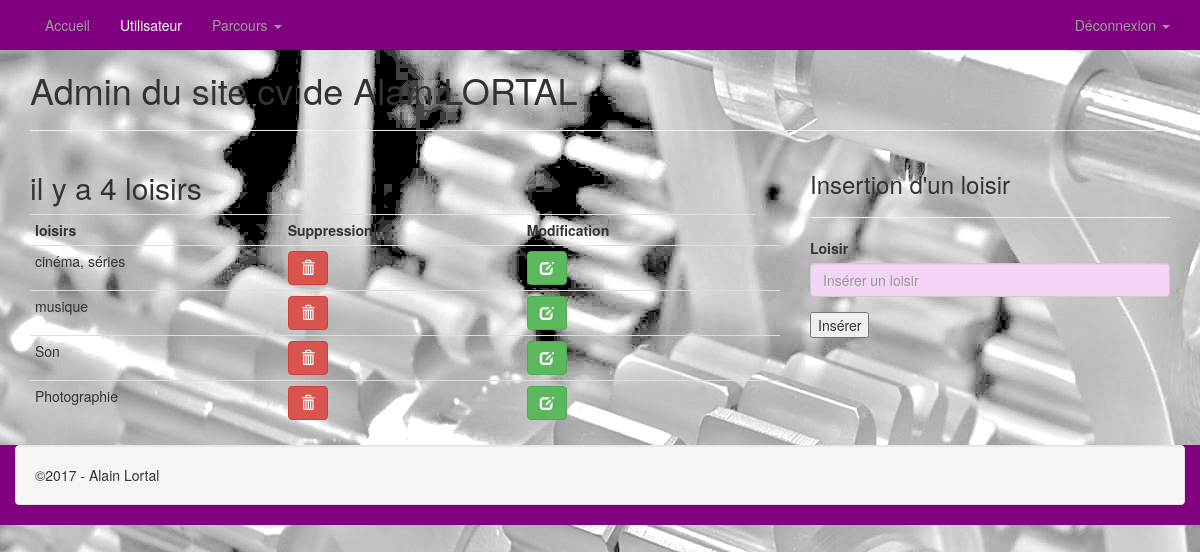
The page /admin/loisirs.php (signed in) on the database its author committed.
### tables this page shows
CREATE TABLE `t_utilisateurs` (
  `id_utilisateur` int(3) NOT NULL,
  `prenom` varchar(30) NOT NULL,
  `nom` varchar(30) NOT NULL,
  `email` varchar(50) NOT NULL,
  `telephone` int(10) UNSIGNED ZEROFILL NOT NULL,
  `mdp` varchar(12) NOT NULL,
  `pseudo` varchar(30) NOT NULL,
  `avatar` varchar(20) NOT NULL,
  `age` int(3) NOT NULL,
  `date_naissance` date NOT NULL,
  `sexe` enum('H','F','','') NOT NULL,
  `etat_civil` enum('M','Mme','','') NOT NULL,
  `adresse` varchar(50) NOT NULL,
  `code_postal` int(5) UNSIGNED ZEROFILL NOT NULL,
  `ville` varchar(30) NOT NULL,
  `pays` varchar(20) NOT NULL,
  `site_web` varchar(50) NOT NULL
);

CREATE TABLE `t_loisirs` (
  `id_loisir` int(3) NOT NULL,
  `loisir` varchar(30) NOT NULL,
  `utilisateur_id` int(3) NOT NULL
);

### admin/loisirs.php (the view, shortened to what this page needs)
<?php require 'connexion.php';
?>
<!Doctype html>
<html lang="fr">
<head>
	<?php
		$sql = $pdoCV -> query("SELECT * FROM t_utilisateurs WHERE id_utilisateur = '1' ");
		$ligne_utilisateur = $sql -> fetch(PDO::FETCH_ASSOC);
	?>
    <link href="css/bootstrap.min.css" rel="stylesheet">
	<link href="css/styleadmin.css" rel="stylesheet">
</head>
<html>
	<body>
		<?php include('inc/navbar.php');?>
		<section>
      	<div class="container">
			<h1>Admin du site cv de <?php echo($ligne_utilisateur['prenom'].' '.$ligne_utilisateur['nom']); ?></h1>
			<hr>
			<?php
					$sql = $pdoCV->prepare("SELECT * FROM t_loisirs WHERE utilisateur_id='1'");
					$sql->execute();
					$nbr_loisirs = $sql->rowCount();
			?>
			<div class="row">
				    <div class="col-md-8">
						<h2> il y a <?php echo $nbr_loisirs; ?> loisirs</h2>
						<table class="table  table-hover table-condensed">
							<tr>
								<th>loisirs</th>
								<th>Suppression</th>
								<th>Modification</th>
							</tr>
							<tr>
								<?php while ($ligne_loisir = $sql->fetch()){ ?>
								<td><?php echo $ligne_loisir['loisir']; ?></td>
								<td><a href="loisirs.php?id_loisir=<?php echo $ligne_loisir['id_loisir']; ?> "><button type= "button" class="btn btn-danger"><span class="glyphicon glyphicon-trash"></span></button></a></td>
								<td><a href="modif_loisir.php?id_loisir=<?php echo $ligne_loisir['id_loisir']; ?> "><button type= "button" class="btn btn-success"><span class="glyphicon glyphicon-edit"></span></button></a></td>
								<td></td>
							</tr>
							<?php } ?>
						</table>
					</div>
					<div class="col-md-4">
						<table class="table  table-hover table-condensed">
						<h3>Insertion d'un loisir</h3>
						<hr>
							<div class="form-group">
								<form action="loisirs.php" method="post">
									<label for="loisir">Loisir</label>
									<input type="text" name="loisir" id="loisir" placeholder="Insérer un loisir" class="form-control">
							</div>
							<div>
									<input type="submit" value="Insérer">
							</div>
						</table>
					</div>
				</div>
			</div>
		</section>
			<?php include('inc/footer.php');?>
	</body>
</html>

### admin/css/styleadmin.css (style rules this page uses)
body { background-color: rgba(256, 256, 256, 0.9); background-image: url("../img/gearsandgrey.png"); }
.form-control { background-color: rgba(244,212,247,1); }

### rows shown on the page
t_utilisateurs: prenom "Alain", nom "LORTAL"
t_loisirs: loisir "cinéma, séries"
t_loisirs: loisir "musique"
t_loisirs: loisir "Son"
t_loisirs: loisir "Photographie"

### other values the page prints
$nbr_loisirs "4"
